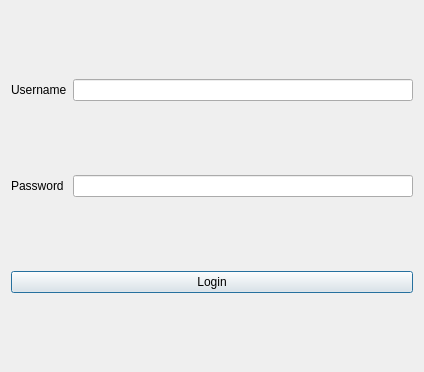
<?xml version="1.0" encoding="UTF-8"?>
<ui version="4.0">
 <class>AdminLogin</class>
 <widget class="QDialog" name="AdminLogin">
  <property name="geometry">
   <rect>
    <x>0</x>
    <y>0</y>
    <width>424</width>
    <height>372</height>
   </rect>
  </property>
  <property name="windowTitle">
   <string>Admin Login</string>
  </property>
  <layout class="QGridLayout" name="gridLayout">
   <item row="0" column="0">
    <widget class="QLabel" name="label">
     <property name="text">
      <string>Username</string>
     </property>
    </widget>
   </item>
   <item row="0" column="1">
    <widget class="QLineEdit" name="usernameInput"/>
   </item>
   <item row="1" column="0">
    <widget class="QLabel" name="label">
     <property name="text">
      <string>Password</string>
     </property>
    </widget>
   </item>
   <item row="1" column="1">
    <widget class="QLineEdit" name="passwordInput">
     <property name="echoMode">
      <enum>QLineEdit::Password</enum>
     </property>
    </widget>
   </item>
   <item row="2" column="0" colspan="2">
    <widget class="QPushButton" name="loginButton">
     <property name="text">
      <string>Login</string>
     </property>
    </widget>
   </item>
  </layout>
 </widget>
 <resources/>
 <connections/>
</ui>
